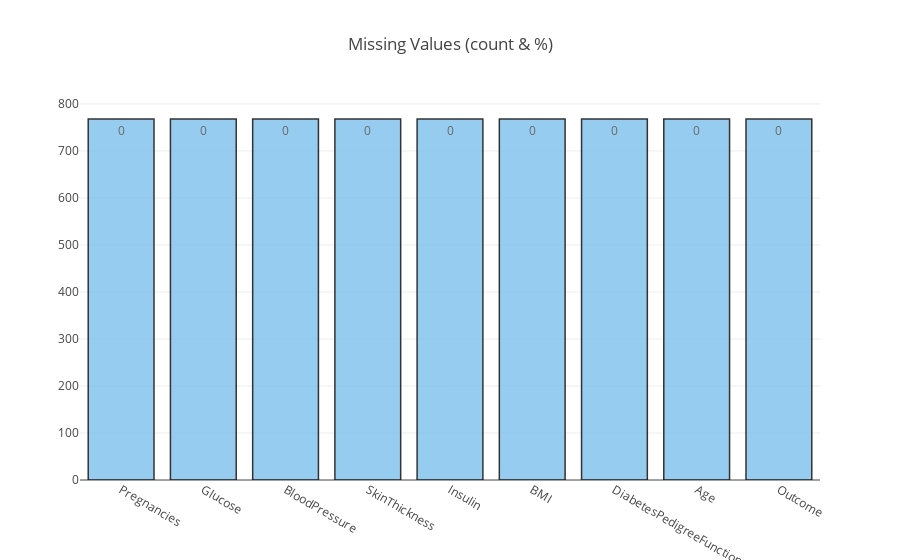

Notebook cell for this chart:
### Code cell
# Define missing plot to detect all missing values in dataset
def missing_plot(dataset, key) :
    null_feat = pd.DataFrame(len(dataset[key]) - dataset.isnull().sum(), columns = ['Count'])
    percentage_null = pd.DataFrame((len(dataset[key]) - (len(dataset[key]) - dataset.isnull().sum()))/len(dataset[key])*100, columns = ['Count'])
    percentage_null = percentage_null.round(2)

    trace = go.Bar(x = null_feat.index, y = null_feat['Count'] ,opacity = 0.8, text = percentage_null['Count'],  textposition = 'auto',marker=dict(color = '#7EC0EE',
            line=dict(color='#000000',width=1.5)))

    layout = dict(title =  "Missing Values (count & %)")
    fig = dict(data = [trace], layout=layout)
    py.iplot(fig)
    

# Plotting 
missing_plot(df, 'Outcome')

### Figure 1 — Plotly figure (JSON) as saved in the notebook; plotly's stock layout.template omitted (floating-point values rounded to 4 significant figures)
{"data": [{"marker": {"color": "#7EC0EE", "line": {"color": "#000000", "width": 1.5}}, "opacity": 0.8, "text": [0, 0, 0, 0, 0, 0, 0, 0, 0], "textposition": "auto", "type": "bar", "x": ["Pregnancies", "Glucose", "BloodPressure", "SkinThickness", "Insulin", "BMI", "DiabetesPedigreeFunction", "Age", "Outcome"], "y": [768, 768, 768, 768, 768, 768, 768, 768, 768]}], "layout": {"title": {"text": "Missing Values (count & %)"}}}
